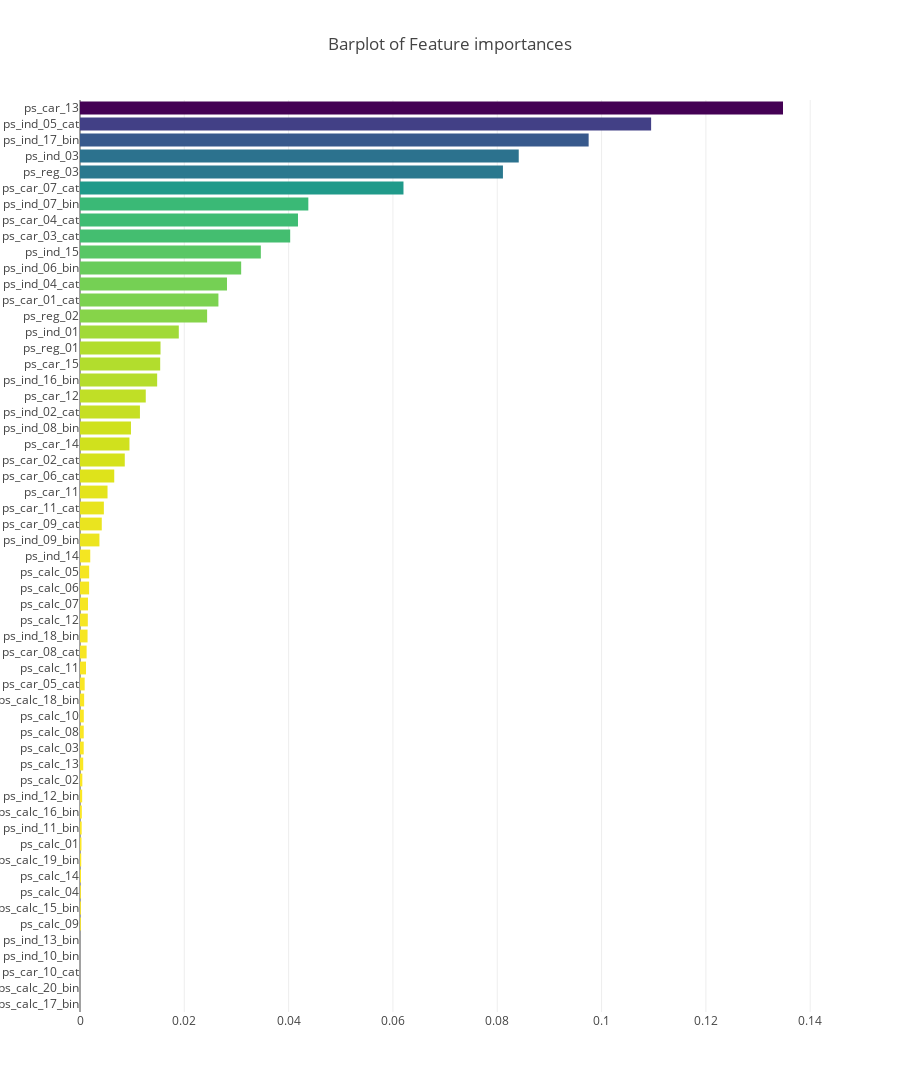

The cell this chart's notebook holds for it:
### Code cell
x, y = (list(x) for x in zip(*sorted(zip(gb.feature_importances_, features), 
                                                            reverse = False)))
trace2 = go.Bar(
    x=x ,
    y=y,
    marker=dict(
        color=x,
        colorscale = 'Viridis',
        reversescale = True
    ),
    name='Gradient Boosting Classifer Feature importance',
    orientation='h',
)

layout = dict(
    title='Barplot of Feature importances',
     width = 900, height = 2000,
    yaxis=dict(
        showgrid=False,
        showline=False,
        showticklabels=True,
    ))

fig1 = go.Figure(data=[trace2])
fig1['layout'].update(layout)
py.iplot(fig1, filename='plots')

### Figure 1 — Plotly figure (JSON) as saved in the notebook; plotly's stock layout.template omitted (floating-point values rounded to 4 significant figures)
{"data": [{"marker": {"color": [0, 0, 0, 0, 0, 0.0001617, 0.000162, 0.0001654, 0.0001913, 0.0002346, 0.000286, 0.0003235, 0.0003524, 0.0004158, 0.0004461, 0.0006197, 0.0007148, 0.0007188, 0.0007279, 0.0007964, 0.0008965, 0.00115, 0.001271, 0.00145, 0.0015, 0.001539, 0.001749, 0.00176, 0.001965, 0.003726, 0.004174, 0.004577, 0.005278, 0.006565, 0.008584, 0.009484, 0.009773, 0.01149, 0.01261, 0.01479, 0.01537, 0.01544, 0.01894, 0.02437, 0.02654, 0.02818, 0.0309, 0.03467, 0.0403, 0.0418, 0.04378, 0.06202, 0.08109, 0.08412, 0.09752, 0.1095, 0.1348], "colorscale": "Viridis", "reversescale": true}, "name": "Gradient Boosting Classifer Feature importance", "orientation": "h", "type": "bar", "uid": "10171100-cc4d-11e8-a507-f71a340d5cd2", "x": [0, 0, 0, 0, 0, 0.0001617, 0.000162, 0.0001654, 0.0001913, 0.0002346, 0.000286, 0.0003235, 0.0003524, 0.0004158, 0.0004461, 0.0006197, 0.0007148, 0.0007188, 0.0007279, 0.0007964, 0.0008965, 0.00115, 0.001271, 0.00145, 0.0015, 0.001539, 0.001749, 0.00176, 0.001965, 0.003726, 0.004174, 0.004577, 0.005278, 0.006565, 0.008584, 0.009484, 0.009773, 0.01149, 0.01261, 0.01479, 0.01537, 0.01544, 0.01894, 0.02437, 0.02654, 0.02818, 0.0309, 0.03467, 0.0403, 0.0418, 0.04378, 0.06202, 0.08109, 0.08412, 0.09752, 0.1095, 0.1348], "y": ["ps_calc_17_bin", "ps_calc_20_bin", "ps_car_10_cat", "ps_ind_10_bin", "ps_ind_13_bin", "ps_calc_09", "ps_calc_15_bin", "ps_calc_04", "ps_calc_14", "ps_calc_19_bin", "ps_calc_01", "ps_ind_11_bin", "ps_calc_16_bin", "ps_ind_12_bin", "ps_calc_02", "ps_calc_13", "ps_calc_03", "ps_calc_08", "ps_calc_10", "ps_calc_18_bin", "ps_car_05_cat", "ps_calc_11", "ps_car_08_cat", "ps_ind_18_bin", "ps_calc_12", "ps_calc_07", "ps_calc_06", "ps_calc_05", "ps_ind_14", "ps_ind_09_bin", "ps_car_09_cat", "ps_car_11_cat", "ps_car_11", "ps_car_06_cat", "ps_car_02_cat", "ps_car_14", "ps_ind_08_bin", "ps_ind_02_cat", "ps_car_12", "ps_ind_16_bin", "ps_car_15", "ps_reg_01", "ps_ind_01", "ps_reg_02", "ps_car_01_cat", "ps_ind_04_cat", "ps_ind_06_bin", "ps_ind_15", "ps_car_03_cat", "ps_car_04_cat", "ps_ind_07_bin", "ps_car_07_cat", "ps_reg_03", "ps_ind_03", "ps_ind_17_bin", "ps_ind_05_cat", "ps_car_13"]}], "layout": {"height": 2000, "title": "Barplot of Feature importances", "width": 900, "yaxis": {"showgrid": false, "showline": false, "showticklabels": true}}}
